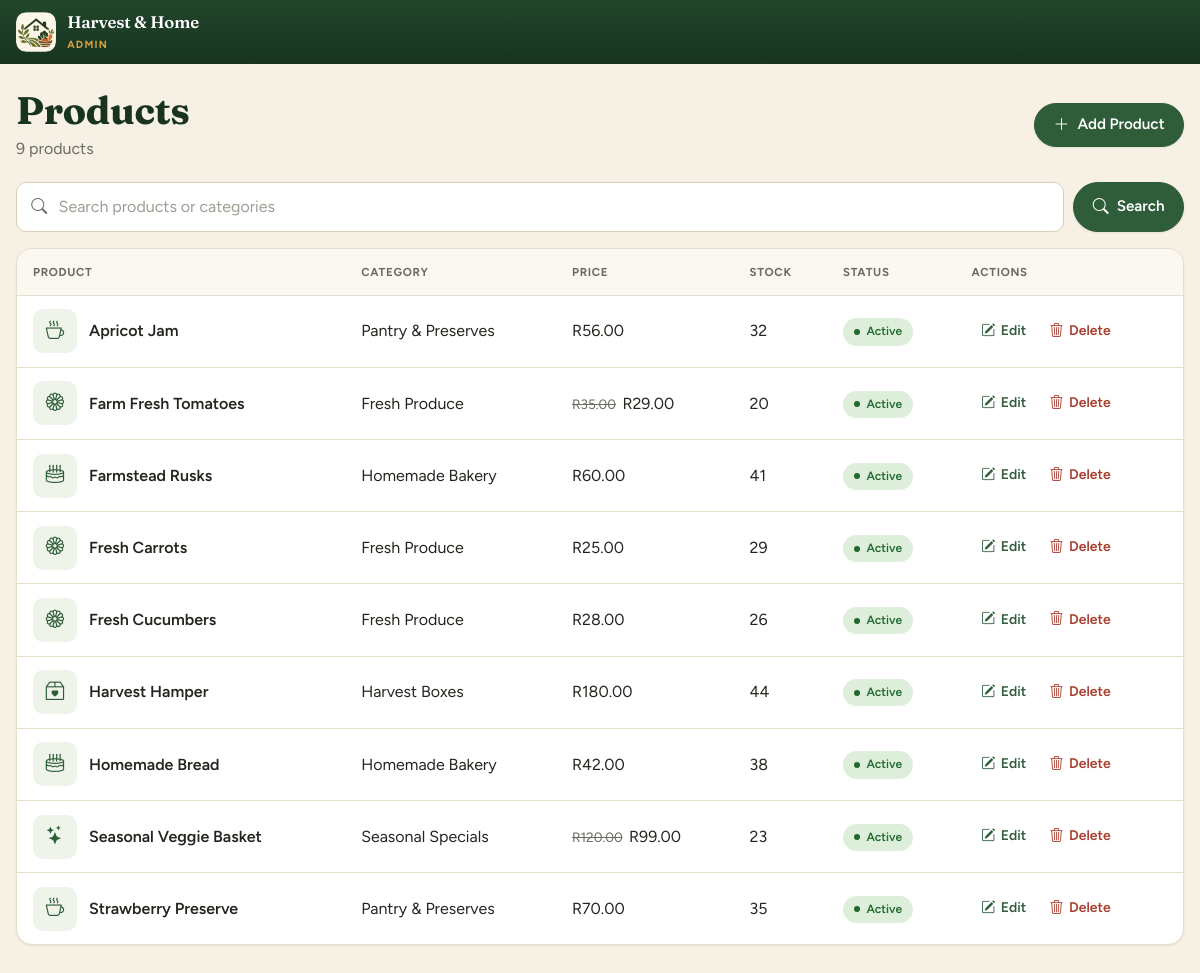
/admin/products.php (signed in), run on the app's committed database.
### tables this page shows
CREATE TABLE products (
    product_id      INT AUTO_INCREMENT PRIMARY KEY,
    category_id     INT NOT NULL,
    product_name    VARCHAR(150) NOT NULL,
    description     TEXT NOT NULL,
    price           DECIMAL(10,2) NOT NULL,
    stock_quantity  INT NOT NULL DEFAULT 0,
    product_image   VARCHAR(255) NULL,
    product_status  ENUM('active','inactive') NOT NULL DEFAULT 'active',
    CONSTRAINT fk_products_category FOREIGN KEY (category_id)
        REFERENCES categories(category_id) ON UPDATE CASCADE ON DELETE RESTRICT
);

CREATE TABLE categories (
    category_id    INT AUTO_INCREMENT PRIMARY KEY,
    category_name  VARCHAR(100) NOT NULL UNIQUE,
    description    TEXT NULL
);

### config/db.php (called while the page is built, shortened)
<?php
function db(): PDO
{
    static $pdo = null;
    if ($pdo === null) {
        $dsn = 'mysql:host=' . DB_HOST . ';dbname=' . DB_NAME . ';charset=utf8mb4';
        try {
            $pdo = new PDO($dsn, DB_USER, DB_PASS, [
                PDO::ATTR_ERRMODE            => PDO::ERRMODE_EXCEPTION,
                PDO::ATTR_DEFAULT_FETCH_MODE => PDO::FETCH_ASSOC,
                PDO::ATTR_EMULATE_PREPARES   => false,
            ]);
        } catch (PDOException $e) {
            error_log('DB connection failed: ' . $e->getMessage());
            http_response_code(500);
            exit('Sorry, the shop is unavailable right now. Please try again later.');
        }
    }
    return $pdo;
}

### admin/products.php (the view, shortened to what this page needs)
<?php
require_once __DIR__ . '/../includes/functions.php';
$q = trim($_GET['q'] ?? '');
$sql = product_sql();
$params = [];
$sql .= ' ORDER BY p.product_status, p.product_name';
$stmt = db()->prepare($sql);
$stmt->execute($params);
$products = $stmt->fetchAll();
require 'includes/header.php';
?>
<div class="toolbar">
    <div>
        <h1>Products</h1>
        <p class="mut mb-0"><?= count($products) ?> product<?= count($products) === 1 ? '' : 's' ?></p>
    </div>
    <a class="btn" href="product_form.php"><?= icon('plus-lg') ?>Add Product</a>
</div>
<form class="search" method="get" action="products.php" role="search">
    <div class="field"><?= icon('search') ?><input type="search" name="q" value="<?= h($q) ?>" placeholder="Search products or categories" aria-label="Search products"></div>
    <button class="btn" type="submit"><?= icon('search') ?>Search</button>
</form>
<div class="tw">
    <table>
        <thead><tr><th>Product</th><th>Category</th><th>Price</th><th>Stock</th><th>Status</th><th>Actions</th></tr></thead>
        <tbody>
        <?php foreach ($products as $p): ?>
            <tr>
                <td>
                    <span class="prod-cell">
                        <?php if ($p['product_image']): ?><img class="thumb" src="../<?= h($p['product_image']) ?>" alt=""><?php else: ?><span class="mini"><?= icon(category_icon($p['category_name'])) ?></span><?php endif; ?>
                        <?= h($p['product_name']) ?>
                    </span>
                </td>
                <td><?= h($p['category_name']) ?></td>
                <td><?= on_special($p) ? '<span class="was">' . money($p['price']) . '</span>' . money(sell_price($p)) : money($p['price']) ?></td>
                <td><?= (int)$p['stock_quantity'] <= 5 ? '<span class="stock-low">' . icon('exclamation-circle') . (int)$p['stock_quantity'] . '</span>' : (int)$p['stock_quantity'] ?></td>
                <td><span class="pill <?= $p['product_status'] === 'active' ? 'p2' : 'p5' ?>"><?= ucfirst($p['product_status']) ?></span></td>
                <td class="actions">
                    <a class="act" href="product_form.php?id=<?= (int)$p['product_id'] ?>"><?= icon('pencil-square') ?>Edit</a>
                    <form method="post" action="products.php">
                        <button class="linkbtn r" type="submit" data-confirm="Delete <?= h($p['product_name']) ?>?"><?= icon('trash3') ?>Delete</button>
                    </form>
                </td>
            </tr>
        <?php endforeach; ?>
        </tbody>
    </table>
</div>
<?php require 'includes/footer.php'; ?>

### includes/functions.php (shortened to what this page needs)
<?php
require_once __DIR__ . '/../config/db.php';
function h($value): string
{
    return htmlspecialchars((string)$value, ENT_QUOTES, 'UTF-8');
}
function head_assets(string $root = ''): string
{
    $css = __DIR__ . '/../assets/css/style.css';
    $version = is_file($css) ? filemtime($css) : 1;
    return '<link rel="preconnect" href="https://fonts.googleapis.com">' . "\n"
        . '    <link rel="preconnect" href="https://fonts.gstatic.com" crossorigin>' . "\n"
        . '    <link rel="stylesheet" href="https://fonts.googleapis.com/css2?family=Figtree:wght@400;500;600;700&family=Fraunces:opsz,wght@9..144,600;9..144,700&display=swap">' . "\n"
        . '    <link rel="stylesheet" href="https://cdn.jsdelivr.net/npm/bootstrap@5.3.3/dist/css/bootstrap.min.css">' . "\n"
        . '    <link rel="stylesheet" href="https://cdn.jsdelivr.net/npm/bootstrap-icons@1.11.3/font/bootstrap-icons.min.css">' . "\n"
        . '    <link rel="stylesheet" href="' . $root . 'assets/css/style.css?v=' . $version . '">' . "\n";
}
function icon(string $name): string
{
    return '<i class="bi bi-' . $name . '" aria-hidden="true"></i>';
}
function category_icon(string $category): string
{
    $icons = [
        'Fresh Produce'      => 'flower1',
        'Harvest Boxes'      => 'box2-heart',
        'Homemade Bakery'    => 'cake2',
        'Pantry & Preserves' => 'cup-hot',
        'Seasonal Specials'  => 'stars',
    ];
    return $icons[$category] ?? 'basket2';
}
function money($amount): string
{
    return 'R' . number_format((float)$amount, 2, '.', ' ');
}
function product_sql(): string
{
    return "SELECT p.*, c.category_name, pr.promo_price
            FROM products p
            JOIN categories c ON c.category_id = p.category_id
            LEFT JOIN (
                SELECT pi.product_id, MIN(pi.promo_price) AS promo_price
                FROM promotion_items pi
                JOIN promotions pm ON pm.promotion_id = pi.promotion_id
                WHERE pm.promotion_status = 'active'
                GROUP BY pi.product_id
            ) pr ON pr.product_id = p.product_id";
}
function sell_price(array $p): float
{
    if ($p['promo_price'] !== null && (float)$p['promo_price'] < (float)$p['price']) {
        return (float)$p['promo_price'];
    }
    return (float)$p['price'];
}
function on_special(array $p): bool
{
    return sell_price($p) < (float)$p['price'];
}

### data on the page
products: product_name "Apricot Jam", category.category_name "Pantry & Preserves", price "R56.00", stock_quantity "32", product_status "Active"
products: product_name "Farm Fresh Tomatoes", category.category_name "Fresh Produce", price "R35.00", p "R29.00", stock_quantity "20", product_status "Active"
products: product_name "Farmstead Rusks", category.category_name "Homemade Bakery", price "R60.00", stock_quantity "41", product_status "Active"
products: product_name "Fresh Carrots", category.category_name "Fresh Produce", price "R25.00", stock_quantity "29", product_status "Active"
products: product_name "Fresh Cucumbers", category.category_name "Fresh Produce", price "R28.00", stock_quantity "26", product_status "Active"
products: product_name "Harvest Hamper", category.category_name "Harvest Boxes", price "R180.00", stock_quantity "44", product_status "Active"
products: product_name "Homemade Bread", category.category_name "Homemade Bakery", price "R42.00", stock_quantity "38", product_status "Active"
products: product_name "Seasonal Veggie Basket", category.category_name "Seasonal Specials", price "R120.00", p "R99.00", stock_quantity "23", product_status "Active"
products: product_name "Strawberry Preserve", category.category_name "Pantry & Preserves", price "R70.00", stock_quantity "35", product_status "Active"

### other printed values
count($products) "9"
